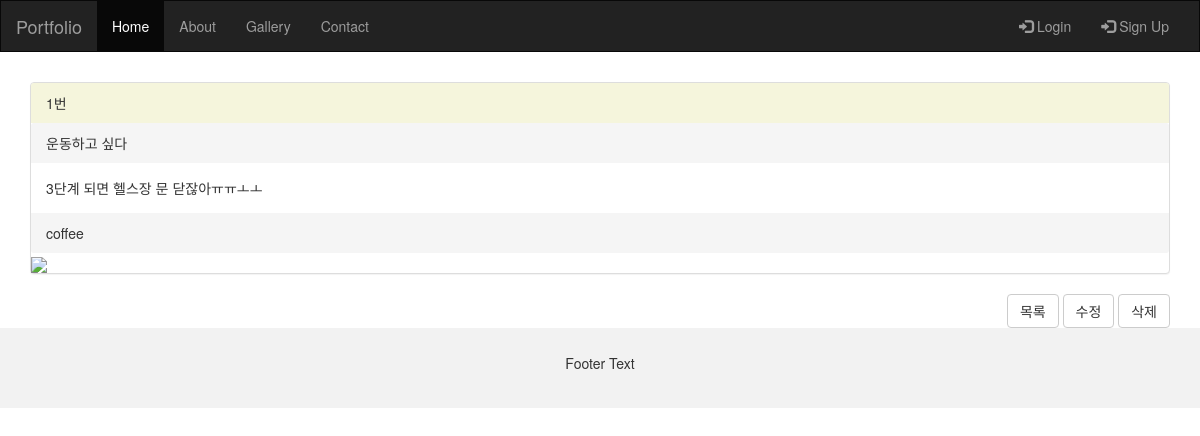
/article/detail/1, run on the app's committed database.
### article/models.py (models this page shows)
class Article(models.Model):
    title = models.CharField(max_length = 100)
    content = models.CharField(max_length = 1000)
    user = models.ForeignKey(User, on_delete = models.CASCADE)
    file_name = models.CharField(max_length = 300, null = 'true')

class User(models.Model):
    email = models.CharField(max_length = 50)
    pwd = models.CharField(max_length = 100)
    name = models.CharField(max_length = 10)

### board/views.py (the view)
# urls.py: path('article/detail/<int:id>', views.detail),
def detail(request, id):
    article = Article.objects.get(id=id)
    context = {
        'article' : article
    }
    return render(request, 'detail.html', context)

### templates/detail.html
{% extends 'base.html' %}
{% block content %}
<div class="container" style='margin-top:30px;'>
    <div class="panel-group">
        <div class="panel panel-default">
            <div class="panel-heading" style='background-color: beige;'>
                {{ article.id }}번
            </div>
            <div class="panel-heading">{{ article.title }}</div>
            <div class="panel-body">{{ article.content }}</div>
            <div class="panel-footer">{{ article.user.name }}</div>
            <img src = "{{ article.file_name }}">
        </div>
    </div>
</div>
<div class="container text-right">
    <a href = "/article/list" class="btn btn-default" id="list">목록</a>
    <a href = "/article/update/{{ article.id }}" class="btn btn-default" id="update">수정</a>
    <a href = "/article/delete/{{ article.id }}" class="btn btn-default" id="delete">삭제</a>
</div>
{% endblock %}

### data on the page
Article: id "1", title "운동하고 싶다", content "3단계 되면 헬스장 문 닫잖아ㅠㅠㅗㅗ", user.name "coffee"
